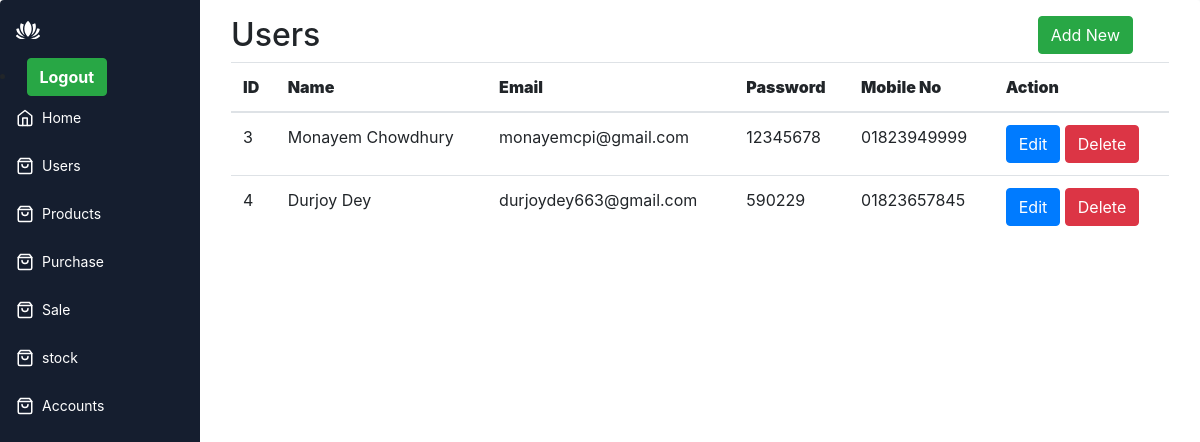
Page /users.php (signed in) on the earlier database version.
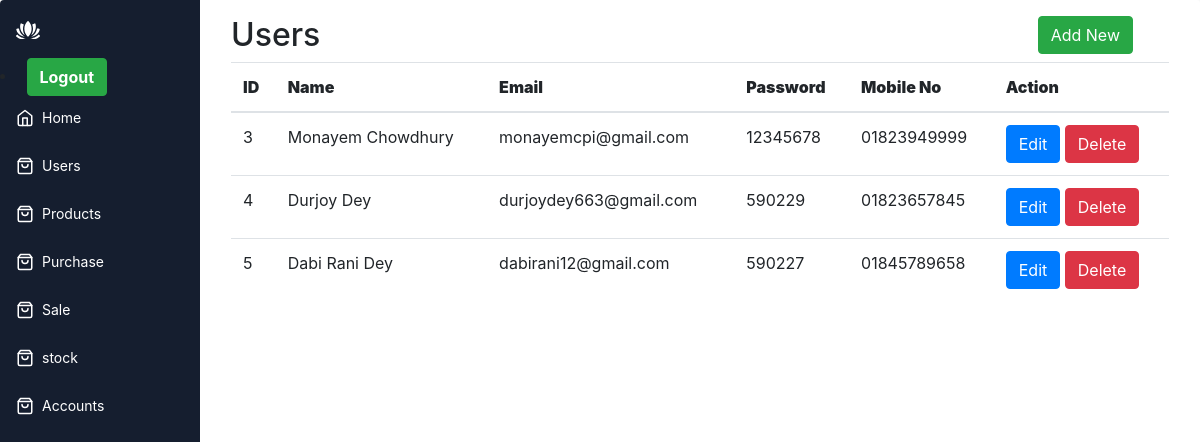
Same page on the later database version.
### tables this page shows
CREATE TABLE `users` (
  `id` int(11) NOT NULL,
  `name` varchar(500) NOT NULL,
  `email` varchar(500) NOT NULL,
  `password` varchar(500) NOT NULL,
  `mobile_no` varchar(500) NOT NULL
);

### users.php (the view, shortened to what this page needs)
<?php
include 'include/header.php';
include 'include/connection.php';
$sql ="SELECT * FROM users" ;
$result = $db->query($sql);
?>
<div class="app-content">
    <div class="container">
        <div class="row">
            <div class="col-md-10">
                <h2>Users</h2>
            </div>
            <div class="col-md-2">
            <a href="registration.php" class="btn btn-success">Add New</a>
            </div>
        </div>
    </div>
    <div class="container-fluid">
        <div class="row">
            <div class="col-md-12">
                <table class="table ">
                    <thead>
                        <th><b>ID</b></th>
                        <th><b>Name</b></th>
                        <th><b>Email </b></th>
                        <th><b>Password</b></th>
                        <th><b>Mobile No</b> </th>
                        <th><b>Action</b></th>
                    </thead>
                    <tbody>
                    <?php while($row = $result->fetch_assoc()): ?>
                        <tr>
                            <td><?php echo $row['id'] ; ?></td>
                            <td><?php echo $row['name'] ; ?></td>
                            <td><?php echo $row['email'] ; ?></td>
                            <td><?php echo $row['password'] ; ?></td>
                            <td><?php echo $row['mobile_no'] ; ?></td>
                        <td>
                            <a href="edit.php?id=<?php echo $row['id']; ?>" class="btn btn-primary">Edit</a>
                            <a href="delete.php?id=<?php echo $row['id']; ?>" class="btn btn-danger" onclick="return confirm('Are you sure you want to delete this user?')">Delete</a>
                        </td>
                        </tr>
                        <?php endwhile; ?>
                    </tbody>
                </table>
            </div>
        </div>
    </div>
</div>
<?php
include 'include/footer.php';
?>

### include/header.php (shortened to what this page needs)
<!DOCTYPE html>
<html lang="en" >
<head>
<link rel="stylesheet" href="assets/style.css">
<link rel="stylesheet" href="https://cdn.jsdelivr.net/npm/bootstrap@4.4.1/dist/css/bootstrap.min.css" />
</head>
<body>
<div class="app-container">
  <div class="sidebar">
    <div class="sidebar-header">
      <div class="app-icon">
      </div>
    </div>
    <li>
                  &nbsp;<a class="btn btn-success" href="logout.php"> <i class="fa fa-power-off"></i> <b>Logout</b></a>
     </li>
    <ul class="sidebar-list">
      <li class="sidebar-list-item">
        <a href="index.php">
          <svg xmlns="http://www.w3.org/2000/svg" width="18" height="18" viewBox="0 0 24 24" fill="none" stroke="currentColor" stroke-width="2" stroke-linecap="round" stroke-linejoin="round" class="feather feather-home"><path d="M3 9l9-7 9 7v11a2 2 0 0 1-2 2H5a2 2 0 0 1-2-2z"/><polyline points="9 22 9 12 15 12 15 22"/></svg>
          <span>Home</span>
        </a>
      </li>
      <li class="sidebar-list-item ">
        <a href="users.php">
          <span>Users</span>
        </a>
      </li>
      <li class="sidebar-list-item ">
        <a href="product.php">
          <span>Products</span>
        </a>
      </li>
      <li class="sidebar-list-item ">
        <a href="purchase.php">
          <span>Purchase</span>
        </a>
      </li>
      <li class="sidebar-list-item ">
        <a href="transactions.php">
          <span>Sale</span>
        </a>
      </li>
      <li class="sidebar-list-item ">
        <a href="productin.php">
          <span>stock</span>
        </a>
      </li>
      <li class="sidebar-list-item ">
        <a href="productout.php">
          <span>Accounts</span>
        </a>
      </li>
    </ul>
  </div>

### include/footer.php (shortened to what this page needs)
<html>
  <body>
</body>
</html>

### assets/style.css (style rules this page uses)
* { box-sizing: border-box; }
:root { --app-bg: #101827; --sidebar: rgba(21, 30, 47,1); --sidebar-main-color: #fff; --table-border: #1a2131; --table-header: #1a2131; --app-content-main-color: #fff; --sidebar-link: #fff; --sidebar-active-link: #1d283c; --sidebar-hover-link: #1a2539; --action-color: #2869ff; --action-color-hover: #6291fd; --app-content-secondary-color: #1d283c; --filter-reset: #2c394f; --filter-shadow: rgba(16, 24, 39, 0.8) 0px 6px 12px -2px, rgba(0, 0, 0, 0.3) 0px 3px 7px -3px; }
body, html { margin: 0; padding: 0; height: 100%; width: 100%; }
body { overflow: hidden; font-family: "Poppins", sans-serif; background-color: var(--app-bg); -webkit-font-smoothing: antialiased; -moz-osx-font-smoothing: grayscale; }
.app-container { border-radius: 4px; width: 100%; height: 100%; max-height: 100%; max-width: 1280px; display: flex; overflow: hidden; box-shadow: rgba(99, 99, 99, 0.2) 0px 2px 8px 0px; max-width: 2000px; margin: 0 auto; background:#fff; }
.sidebar { flex-basis: 200px; max-width: 200px; flex-shrink: 0; background-color: var(--sidebar); display: flex; flex-direction: column; }
.sidebar-header { display: flex; align-items: center; justify-content: space-between; padding: 16px; }
.sidebar-list { list-style-type: none; padding: 0; }
.sidebar-list-item { position: relative; margin-bottom: 4px; }
.sidebar-list-item a { display: flex; align-items: center; width: 100%; padding: 10px 16px; color: var(--sidebar-link); text-decoration: none; font-size: 14px; line-height: 24px; }
.sidebar-list-item svg { margin-right: 8px; }
.app-icon { color: var(--sidebar-main-color); }
.app-icon svg { width: 24px; height: 24px; }
.app-content { padding: 16px; background-color: #ffffff; height: 100%; flex: 1; max-height: 100%; display: flex; flex-direction: column; }

Differences in the rows shown:
added users: id "5", name "Dabi Rani Dey", email "dabirani12@gmail.com", password "590227", mobile_no "01845789658"
